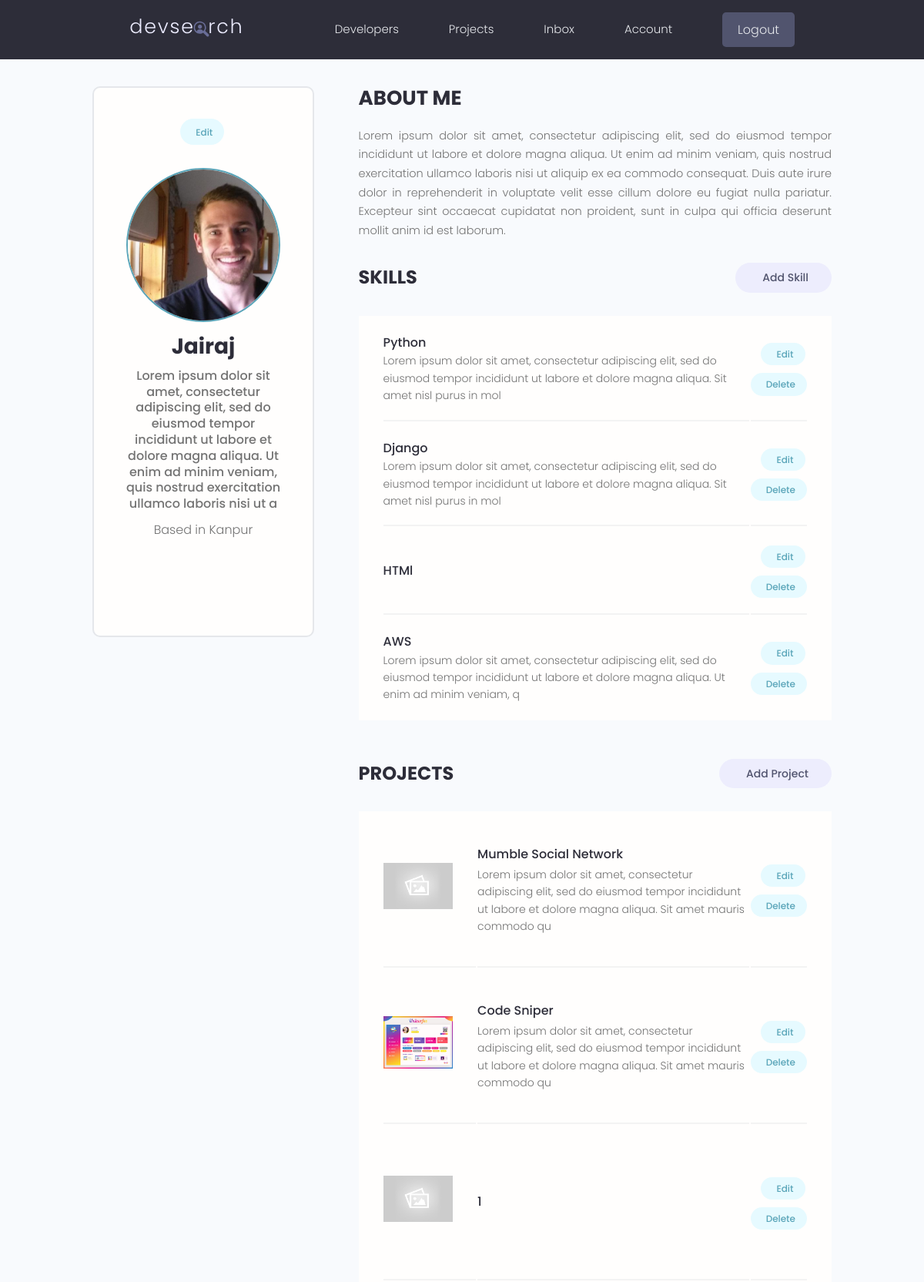
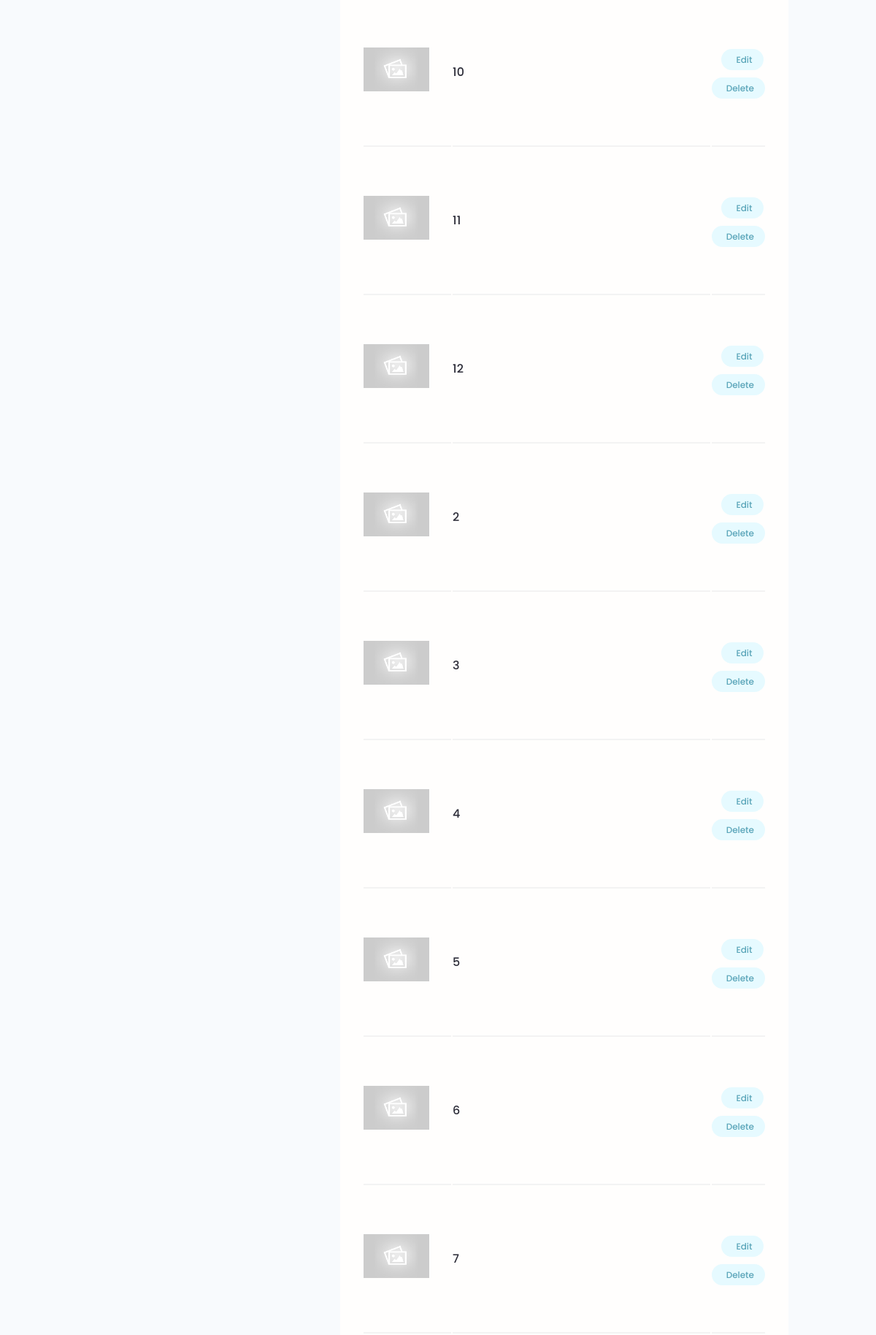
Page /account/ (signed in, upper part) on the committed database (2 pictures, top to bottom).
### users/models.py (models this page shows, shortened)
class Profile(models.Model):
    user = models.OneToOneField(User, on_delete=models.CASCADE, null=True, blank=True)
    name = models.CharField(max_length=200, blank=True, null=True)
    email = models.EmailField(max_length=500, null=True, blank=True)
    username = models.CharField(max_length=200, blank=True, null=True)
    location = models.CharField(max_length=200, blank=True, null=True)
    short_intro = models.CharField(max_length=200, blank=True, null=True)
    bio = models.TextField(blank=True, null=True)
    profile_image = models.ImageField(null=True, blank=True, upload_to='profiles/', default="profiles/user-default.png")
    social_github = models.CharField(max_length=200, blank=True, null=True)
    social_twitter = models.CharField(max_length=200, blank=True, null=True)
    social_linkedin = models.CharField(max_length=200, blank=True, null=True)
    social_youtube = models.CharField(max_length=200, blank=True, null=True)
    social_website = models.CharField(max_length=200, blank=True, null=True)
    created = models.DateTimeField(auto_now_add=True)
    id = models.UUIDField(default=uuid.uuid4, unique=True, primary_key=True, editable=False)

class Skill(models.Model):
    owner = models.ForeignKey(Profile, on_delete=models.CASCADE, null=True, blank=True)
    name = models.CharField(max_length=200, blank=True, null=True)
    description = models.TextField(null=True, blank=True)
    created = models.DateTimeField(auto_now_add=True)
    id = models.UUIDField(default=uuid.uuid4, unique=True, primary_key=True, editable=False)

### projects/models.py (models this page shows, shortened)
class Project(models.Model):
    owner = models.ForeignKey(Profile, null=True, blank=True, on_delete=models.SET_NULL)
    title = models.CharField(max_length=200)
    description = models.TextField(null=True, blank=True)
    featured_image = models.ImageField(null=True, blank=True, default="default.jpg")
    demo_link = models.CharField(max_length=2000, null=True, blank=True)
    source_link = models.CharField(max_length=2000, null=True, blank=True)
    tags = models.ManyToManyField('Tag', blank=True)  # '' on class because it comes later after Project class.
    vote_total = models.IntegerField(default=0, null=True, blank=True)
    vote_ratio = models.IntegerField(default=0, null=True, blank=True)
    created = models.DateTimeField(auto_now_add=True)
    id = models.UUIDField(default=uuid.uuid4, unique=True, primary_key=True, editable=False)
    class Meta:
        ordering = ['-vote_ratio','-vote_total','title']

### users/views.py (the view)
# urls.py: path('account/',views.userAccount,name='account'),
@login_required(login_url='login')
def userAccount(request):
    profile = request.user.profile
    topSkills = profile.skill_set.all()
    projects = profile.project_set.all()
    context = {'profile': profile, 'skills': topSkills, 'projects': projects}
    return render(request, 'users/account.html', context)

### users/templates/users/account.html (shortened to what this page needs)
{% extends 'main.html' %}
{% block content %}
  <main class="settingsPage profile my-md">
    <div class="container">
      <div class="layout">
        <div class="column column--1of3">
          <div class="card text-center">
            <div class="card__body dev">
              <a class="tag tag--pill tag--main settings__btn" href="{% url 'edit-account' %}"> Edit</a>
              <img class="avatar avatar--xl dev__avatar" src="{{ profile.profile_image.url}}" />
              <h2 class="dev__name">{{ profile.name.title }}</h2>
              <p class="dev__title">{{ profile.short_intro }}</p>
              <p class="dev__location">Based in {{ profile.location}}</p>
              <ul class="dev__social">
              </ul>
            </div>
          </div>
        </div>
        <div class="column column--2of3">
          <div class="devInfo">
            <h3 class="devInfo__title">About Me</h3>
            <p class="devInfo__about">{{ profile.bio }}</p>
          </div>
          <div class="settings">
            <h3 class="settings__title">Skills</h3>
            <a class="tag tag--pill tag--sub settings__btn tag--lg" href="{% url 'create-skill' %}"> Add Skill</a>
          </div>
          <table class="settings__table">
              {% for skill in skills %}
            <tr>
              <td class="settings__tableInfo">
                <h4>{{ skill.name }}</h4>
                <p>{{ skill.description|slice:"150"}}</p>
              </td>
              <td class="settings__tableActions">
                <a class="tag tag--pill tag--main settings__btn" href="{% url 'update-skill' skill.id %}"> Edit</a>
                <a class="tag tag--pill tag--main settings__btn" href="{% url 'delete-skill' skill.id %}?next=/account">
                  Delete</a>
              </td>
            </tr>
              {% endfor %}
          </table>
          <div class="settings">
            <h3 class="settings__title">Projects</h3>
            <a class="tag tag--pill tag--sub settings__btn tag--lg" href="{% url 'create-project' %}"> Add Project</a>
          </div>
          <table class="settings__table">
            {% for project in projects %}
              <tr>
              <td class="settings__thumbnail">
                <a href="{% url 'project' project.id %}"><img src="{{ project.featured_image.url}}" alt="Project Thumbnail" /></a>
              </td>
              <td class="settings__tableInfo">
                <a href="{% url 'project' project.id %}">{{ project.title }}</a>
                <p>{{ project.description|slice:"150"}}</p>
              </td>
              <td class="settings__tableActions">
                <a class="tag tag--pill tag--main settings__btn" href="{% url 'update-project' project.id %}"> Edit</a>
                <a class="tag tag--pill tag--main settings__btn" href="{% url 'delete-project' project.id  %}?next=/account">
                  Delete</a>
              </td>
            </tr>
              {% endfor %}
          </table>
        </div>
      </div>
    </div>
  </main>
{% endblock content %}

### static/styles/app.css (style rules this page uses)
:root { --color-sub: #2d2d39; }
.card { border: 2px solid var(--color-light); }
img { width: 100%; }
.profile .card > .dev { padding: 4rem; }
.dev__avatar { display: block; margin: auto; }
.dev__name { color: var(--color-sub); font-size: 2.8rem; font-weight: 700; margin-top: 1rem; margin-bottom: 0.5rem; }
.dev__title { font-size: 1.6rem; font-weight: 500; line-height: 1.3; }
.dev__location { margin-top: 1rem; }
.dev__social { margin: 3rem 0; list-style: none; display: flex; justify-content: center; gap: 1.5rem; }
.devInfo { margin-bottom: 3rem; }
.devInfo__title, .devInfo__subtitle { font-size: 2.6rem; color: var(--color-sub); text-transform: uppercase; font-weight: 700; margin-bottom: 1.5rem; }
.devInfo__about, .devSkill__info { font-size: 1.45rem; line-height: 1.7; text-align: justify; }
.settingsPage .dev > .settings__btn { display: inline-block; margin-bottom: 3rem; }
.settings { display: flex; justify-content: space-between; align-items: center; }
.settings__title { font-size: 2.4rem; text-transform: uppercase; font-weight: 700; color: var(--color-sub); }
.settings__table { margin-top: 3rem; margin-bottom: 5rem; padding: 0 3rem; background: var(--color-white); }
.settings__table tr { width: 100%; }
.settings__table tr > td { padding: 2rem 0; }
.settings__table tr:not(:last-child) td { border-bottom: 2px solid var(--color-white-light); }
.settings__thumbnail { width: 23%; min-width: 10rem; }
.settings__thumbnail img { padding-right: 3rem; height: 15rem; object-fit: contain; }
.settings__tableInfo { width: 100%; }
.settings__tableInfo h4, .settings__tableInfo a { padding-right: 1rem; width: auto; font-size: 1.6rem; font-weight: 500; color: var(--color-sub); }
.settings__tableInfo p { font-size: 1.4rem; }
.settings__tableActions { text-align: right; }

### static/uikit/styles/modules/_variables.css (style rules this page uses)
:root { --color-main: #5aa5b9; --color-main-light: #e6faff; --color-sub: #3f4156; --color-sub-light: #51546e; --color-sub-lighter: #ededfd; --color-text: #737373; --color-gray: #8b8b8b; --color-light: #e5e7eb; --color-light-gray: #767676; --color-bg: #f8fafd; --color-white: #fffefd; --color-white-light: #f3f3f3; --color-success: #359e64; --color-success-bg: #def8e8; --color-error: #fc4b0b; --color-error-bg: #fff2ee; --font-base: 'Poppins', arial, helvetica, 'Segoe UI', roboto, ubuntu, sans-serif; --font-monospace: 'Fira Code', 'Courier New', courier, monospace; --font-regular: 300; --font-medium: 500; --font-bold: 700; --generic-shadow: 1px 1px 5px #00000010; --generic-transition: all 0.3s ease-in-out; }

### static/uikit/styles/modules/_base.css (style rules this page uses)
* { margin: 0; padding: 0; box-sizing: border-box; text-rendering: optimizeLegibility; color: inherit; font-size: inherit; }
html { font-size: 50%; }
@media only screen and (min-width: 480px) { html { font-size: 56.25%; } }
@media only screen and (min-width: 1200px) { html { font-size: 62.5%; } }
body { line-height: 1.6; font-weight: 400; font-size: 1.5rem; color: var(--color-text); background-color: var(--color-bg); min-height: 100vh; }

### static/uikit/styles/modules/_typography.css (style rules this page uses)
* { font-family: var(--font-base); }
h2 { font-size: 3.6rem; font-weight: var(--font-bold); }
h3 { font-size: 3.2rem; font-weight: var(--font-medium); }
h4 { font-size: 2.8rem; font-weight: var(--font-medium); }
p, span, strong { font-size: 1.6rem; color: var(--color-text); font-weight: var(--font-regular); }
a { padding-bottom: 2px; text-decoration: none; display: inline-block; color: var(--color-main); font-weight: var(--font-medium); }

### static/uikit/styles/modules/_utilities.css (style rules this page uses)
.container { width: 92%; max-width: 165rem; margin: 0 auto; box-sizing: border-box; }
@media screen and (min-width: 1000px) { .container { width: 90%; } }
@media screen and (min-width: 1200px) { .container { width: 80%; } }
.text-center { text-align: center; }
.my-md { margin: 3rem auto; }

### static/uikit/styles/modules/_avatar.css (style rules this page uses)
.avatar { border-radius: 50%; border: 2px solid var(--color-main); object-fit: cover; }
.avatar--xl { height: 20rem; width: 20rem; }

### static/uikit/styles/modules/_card.css (style rules this page uses)
.card { border-radius: 1rem; background-color: var(--color-white); border: 1.5px solid var(--color-light); width: auto; height: auto; margin-top: 0.5rem; margin-bottom: 0.5rem; overflow: hidden; }
.card__body, .card__header { padding: 2rem 2.5rem; }

### static/uikit/styles/modules/_layout.css (style rules this page uses)
.layout { display: flex; flex-flow: row wrap; justify-content: space-between; }
.layout > .column { margin-bottom: 3rem; }
.layout > .column.column--1of3 { flex-basis: 30%; }
.layout > .column.column--2of3 { flex-basis: 64%; }

### rows in the picture
Profile: profile_image (picture), name "Jairaj", short_intro "Lorem ipsum dolor sit amet, consectetur adipiscing elit, sed do eiusmod tempor incididunt ut labore et dolore magna aliqua. Ut enim ad minim veniam, quis nostrud exercitation ullamco laboris nisi ut a", location "Kanpur", bio "Lorem ipsum dolor sit amet, consectetur adipiscing elit, sed do eiusmod tempor incididunt ut labore et dolore magna aliqua. Ut enim ad minim veniam, quis nostrud exercitation ullamco laboris nisi ut aliquip ex ea commodo consequat. Duis aute irure dolor in reprehenderit in voluptate velit esse cillum dolore eu fugiat nulla pariatur. Excepteur sint occaecat cupidatat non proident, sunt in culpa qui officia deserunt mollit anim id est laborum."
Skill: name "Python", description "Lorem ipsum dolor sit amet, consectetur adipiscing elit, sed do eiusmod tempor incididunt ut labore et dolore magna aliqua. Sit amet nisl purus in mol"
Skill: name "Django", description "Lorem ipsum dolor sit amet, consectetur adipiscing elit, sed do eiusmod tempor incididunt ut labore et dolore magna aliqua. Sit amet nisl purus in mol"
Skill: name "HTMl"
Skill: name "AWS", description "Lorem ipsum dolor sit amet, consectetur adipiscing elit, sed do eiusmod tempor incididunt ut labore et dolore magna aliqua. Ut enim ad minim veniam, q"
Project: featured_image (placeholder picture), title "Mumble Social Network", description "Lorem ipsum dolor sit amet, consectetur adipiscing elit, sed do eiusmod tempor incididunt ut labore et dolore magna aliqua. Sit amet mauris commodo qu"
Project: featured_image (picture), title "Code Sniper", description "Lorem ipsum dolor sit amet, consectetur adipiscing elit, sed do eiusmod tempor incididunt ut labore et dolore magna aliqua. Sit amet mauris commodo qu"
Project: featured_image (placeholder picture), title "1"
Project: featured_image (placeholder picture), title "10"
Project: featured_image (placeholder picture), title "11"
Project: featured_image (placeholder picture), title "12"
Project: featured_image (placeholder picture), title "2"
Project: featured_image (placeholder picture), title "3"
Project: featured_image (placeholder picture), title "4"
Project: featured_image (placeholder picture), title "5"
Project: featured_image (placeholder picture), title "6"
Project: featured_image (placeholder picture), title "7"
